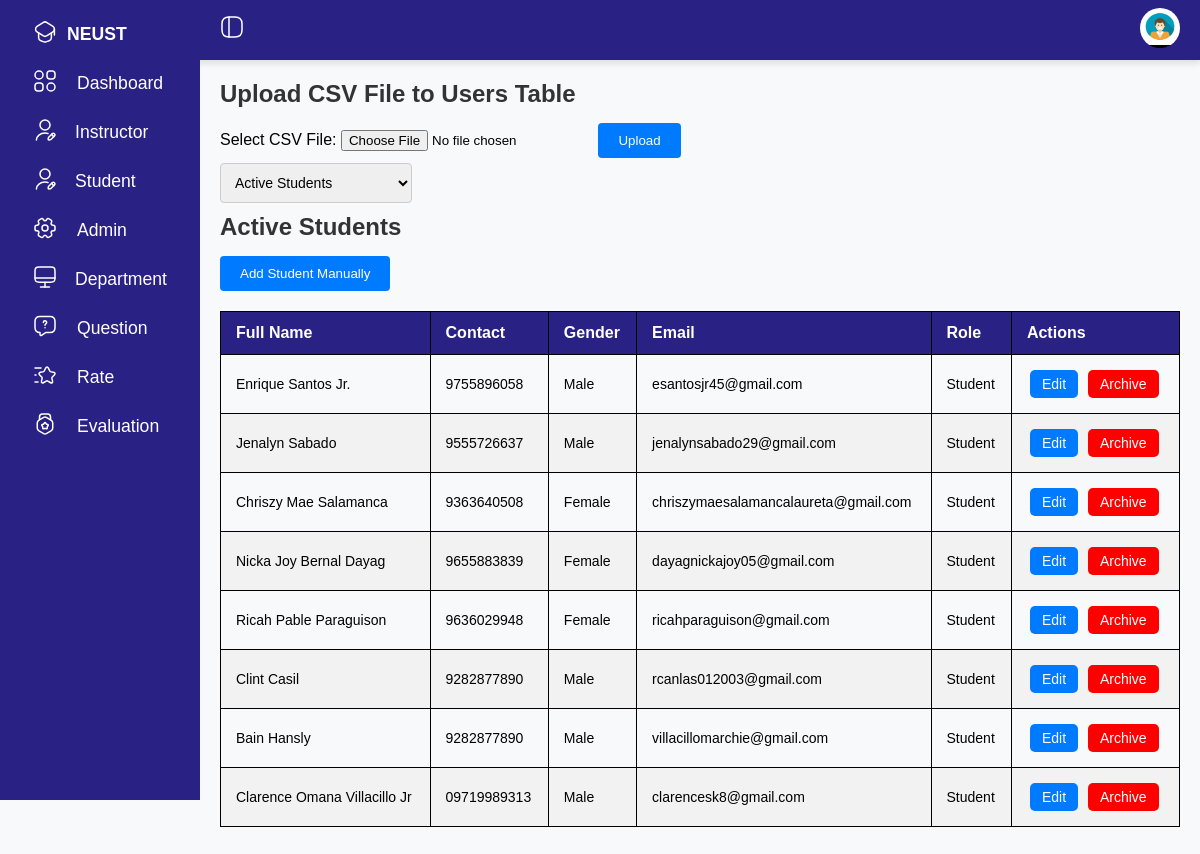
/student.php (signed in), run on an earlier commit of the app's database.
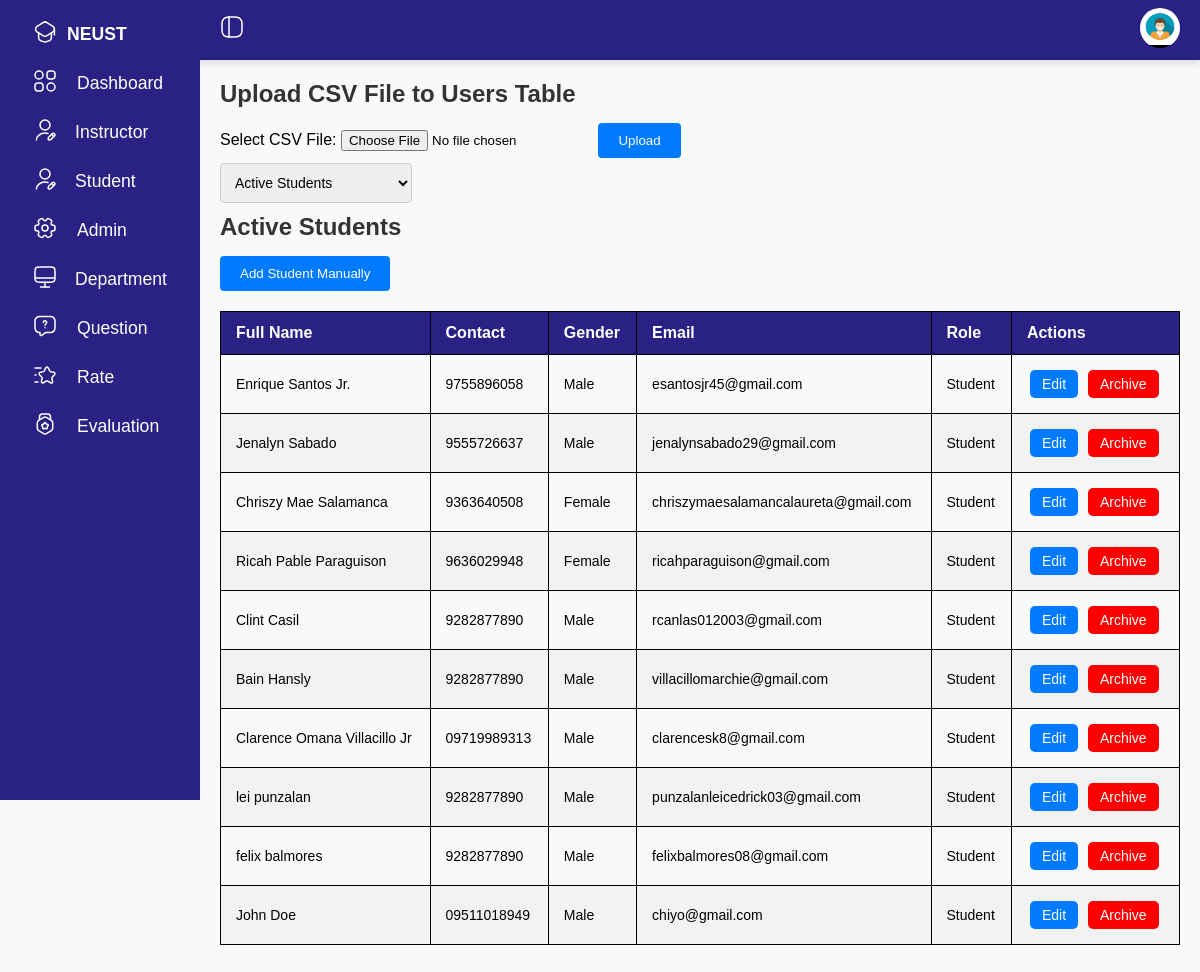
And on a later commit of the database.
### tables this page shows
CREATE TABLE `users` (
  `user_id` int(11) NOT NULL,
  `fname` varchar(100) NOT NULL,
  `mname` varchar(100) DEFAULT NULL,
  `lname` varchar(100) NOT NULL,
  `suffixname` varchar(20) DEFAULT NULL,
  `contact_no` varchar(20) NOT NULL,
  `houseno` int(20) NOT NULL,
  `street` varchar(100) NOT NULL,
  `barangay` varchar(100) NOT NULL,
  `city` varchar(100) NOT NULL,
  `province` varchar(100) NOT NULL,
  `postalcode` varchar(25) NOT NULL,
  `birthdate` date NOT NULL DEFAULT curdate(),
  `gender` enum('Female','Male') NOT NULL,
  `role` enum('Admin','Student','Instructor') NOT NULL,
  `email` varchar(100) NOT NULL,
  `password` varchar(100) DEFAULT NULL,
  `is_archived` tinyint(1) DEFAULT 0
);

### student.php (the view, shortened to what the changed rows need)
<?php
$servername = "localhost";
$username = "root";
$password = "";
$dbname = "cap";
$conn = new mysqli($servername, $username, $password, $dbname);
$filter = isset($_GET['status']) ? $_GET['status'] : 'active';
if ($filter == 'archived') {
    $sql = "SELECT * FROM users WHERE is_archived = 1 AND role = 'student'";
} else {
    $sql = "SELECT * FROM users WHERE is_archived = 0 AND role = 'student'";
}
$result = $conn->query($sql);
?>
<!DOCTYPE html>
<html lang="en">
<head>
    <link rel="stylesheet" href="sidebar.css">
</head>
<body>
    <div class="container">
        <div class="main">
            <h2>Upload CSV File to Users Table</h2>
            <h2><?php echo ucfirst($filter); ?> Students</h2>
            <div class="table-wrapper">
                <table class="table table-bordered">
                    <thead>
                        <tr>
                            <th>Full Name</th>
                            <th>Contact</th>
                            <th>Gender</th>
                            <th>Email</th>
                            <th>Role</th>
                            <th>Actions</th>
                        </tr>
                    </thead>
                    <tbody>
                        <?php if ($result->num_rows > 0): ?>
                            <?php while ($row = $result->fetch_assoc()): ?>
                                <tr>
                                    <td><?php echo $row['fname'] . ' ' . $row['mname'] . ' ' . $row['lname'] . ' ' . $row['suffixname']; ?>
                                    </td>
                                    <td><?php echo $row['contact_no']; ?></td>
                                    <td><?php echo $row['gender']; ?></td>
                                    <td><?php echo $row['email']; ?></td>
                                    <td><?php echo $row['role']; ?></td>
                                    <td>
                                        <?php if ($row['is_archived'] == 0): ?>
                                            <button class="btn btn-success edit-btn"
                                                onclick="openEditModal(<?php echo $row['user_id']; ?>, '<?php echo $row['fname']; ?>', '<?php echo $row['mname']; ?>', '<?php echo $row['lname']; ?>', '<?php echo $row['suffixname']; ?>',  '<?php echo $row['contact_no']; ?>', '<?php echo $row['houseno']; ?>', '<?php echo $row['street']; ?>', '<?php echo $row['barangay']; ?>', '<?php echo $row['city']; ?>', '<?php echo $row['province']; ?>', '<?php echo $row['postalcode']; ?>', '<?php echo $row['birthdate']; ?>', '<?php echo $row['gender']; ?>', '<?php echo $row['email']; ?>', '<?php echo $row['role']; ?>')">Edit</button>
                                            <a href="student.php?archive=true&user_id=<?php echo $row['user_id']; ?>">
                                                <button class="btn btn-danger archive-btn">Archive</button>
                                            </a>
                                        <?php elseif ($row['is_archived'] == 1): ?>
                                            <a href="student.php?restore=true&user_id=<?php echo $row['user_id']; ?>">
                                                <button class="btn btn-success edit-btn">Restore</button>
                                            </a>
                                        <?php endif; ?>
                                    </td>
                                </tr>
                            <?php endwhile; ?>
                        <?php else: ?>
                            <tr>
                                <td colspan="6">No students found</td>
                            </tr>
                        <?php endif; ?>
                    </tbody>
                </table>
            </div>
        </div>
    </div>
</body>
</html>

What changed in the data, as far as the page shows it:
no longer on this page (row edited): users: fname "Nicka Joy", mname "Bernal", lname "Dayag", contact_no "9655883839", gender "Female", email "dayagnickajoy05@gmail.com", role "Student"
added users: fname "lei", lname "punzalan", contact_no "9282877890", gender "Male", email "punzalanleicedrick03@gmail.com", role "Student"
added users: fname "felix", lname "balmores", contact_no "9282877890", gender "Male", email "felixbalmores08@gmail.com", role "Student"
added users: fname "John", lname "Doe", contact_no "09511018949", gender "Male", email "chiyo@gmail.com", role "Student"
